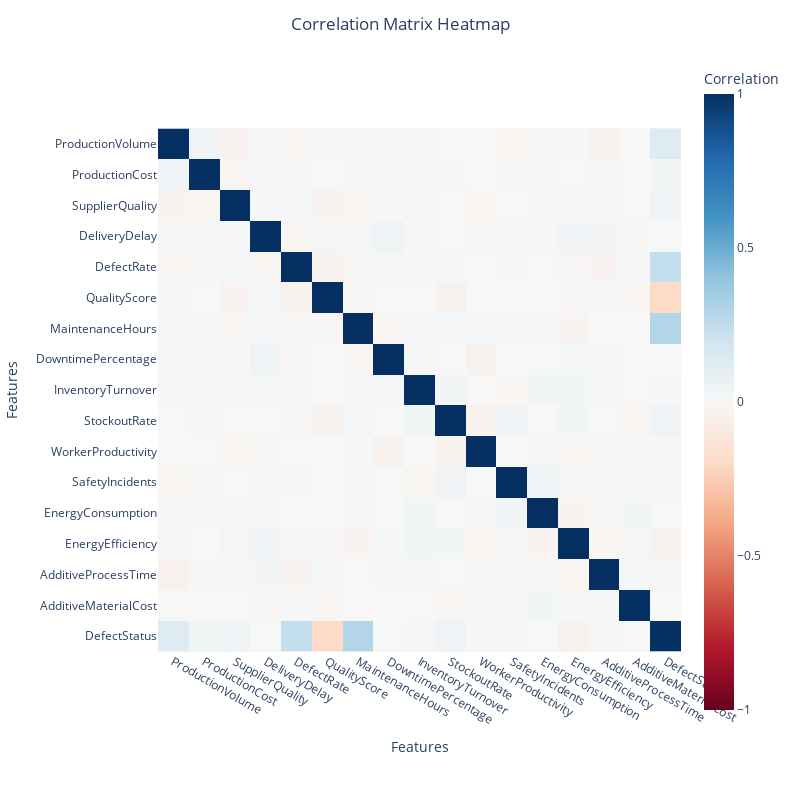

The notebook cell saved with this chart:
### Code cell
import plotly.express as px
import numpy as np

# 計算相關矩陣
correlation_matrix = df.corr()

# 使用 Plotly 繪製熱圖，調整顏色方案和標籤
fig = px.imshow(correlation_matrix,
                labels=dict(x="Features", y="Features", color="Correlation"),
                x=correlation_matrix.columns,
                y=correlation_matrix.columns,
                color_continuous_scale=px.colors.diverging.RdBu,
                zmin=-1, zmax=1,
                text_auto=False)  # 不顯示數字

fig.update_layout(title='Correlation Matrix Heatmap', title_x=0.5, width=800, height=800)
fig.show()

### Figure 1 — Plotly figure (JSON) as saved in the notebook; plotly's stock layout.template omitted (floating-point values rounded to 4 significant figures; data arrays with more than 128 entries replaced by an {"elided": "..."} marker saying what was removed)
{"data": [{"coloraxis": "coloraxis", "hovertemplate": "Features: %{x}<br>Features: %{y}<br>Correlation: %{z}<extra></extra>", "name": "0", "type": "heatmap", "x": ["ProductionVolume", "ProductionCost", "SupplierQuality", "DeliveryDelay", "DefectRate", "QualityScore", "MaintenanceHours", "DowntimePercentage", "InventoryTurnover", "StockoutRate", "WorkerProductivity", "SafetyIncidents", "EnergyConsumption", "EnergyEfficiency", "AdditiveProcessTime", "AdditiveMaterialCost", "DefectStatus"], "xaxis": "x", "y": ["ProductionVolume", "ProductionCost", "SupplierQuality", "DeliveryDelay", "DefectRate", "QualityScore", "MaintenanceHours", "DowntimePercentage", "InventoryTurnover", "StockoutRate", "WorkerProductivity", "SafetyIncidents", "EnergyConsumption", "EnergyEfficiency", "AdditiveProcessTime", "AdditiveMaterialCost", "DefectStatus"], "yaxis": "y", "z": {"elided": "17x17 float values"}}], "layout": {"coloraxis": {"cmax": 1, "cmin": -1, "colorbar": {"title": {"text": "Correlation"}}, "colorscale": [[0, "rgb(103,0,31)"], [0.1, "rgb(178,24,43)"], [0.2, "rgb(214,96,77)"], [0.3, "rgb(244,165,130)"], [0.4, "rgb(253,219,199)"], [0.5, "rgb(247,247,247)"], [0.6, "rgb(209,229,240)"], [0.7, "rgb(146,197,222)"], [0.8, "rgb(67,147,195)"], [0.9, "rgb(33,102,172)"], [1, "rgb(5,48,97)"]]}, "height": 800, "margin": {"t": 60}, "title": {"text": "Correlation Matrix Heatmap", "x": 0.5}, "width": 800, "xaxis": {"anchor": "y", "constrain": "domain", "domain": [0, 1], "scaleanchor": "y", "title": {"text": "Features"}}, "yaxis": {"anchor": "x", "autorange": "reversed", "constrain": "domain", "domain": [0, 1], "title": {"text": "Features"}}}}
